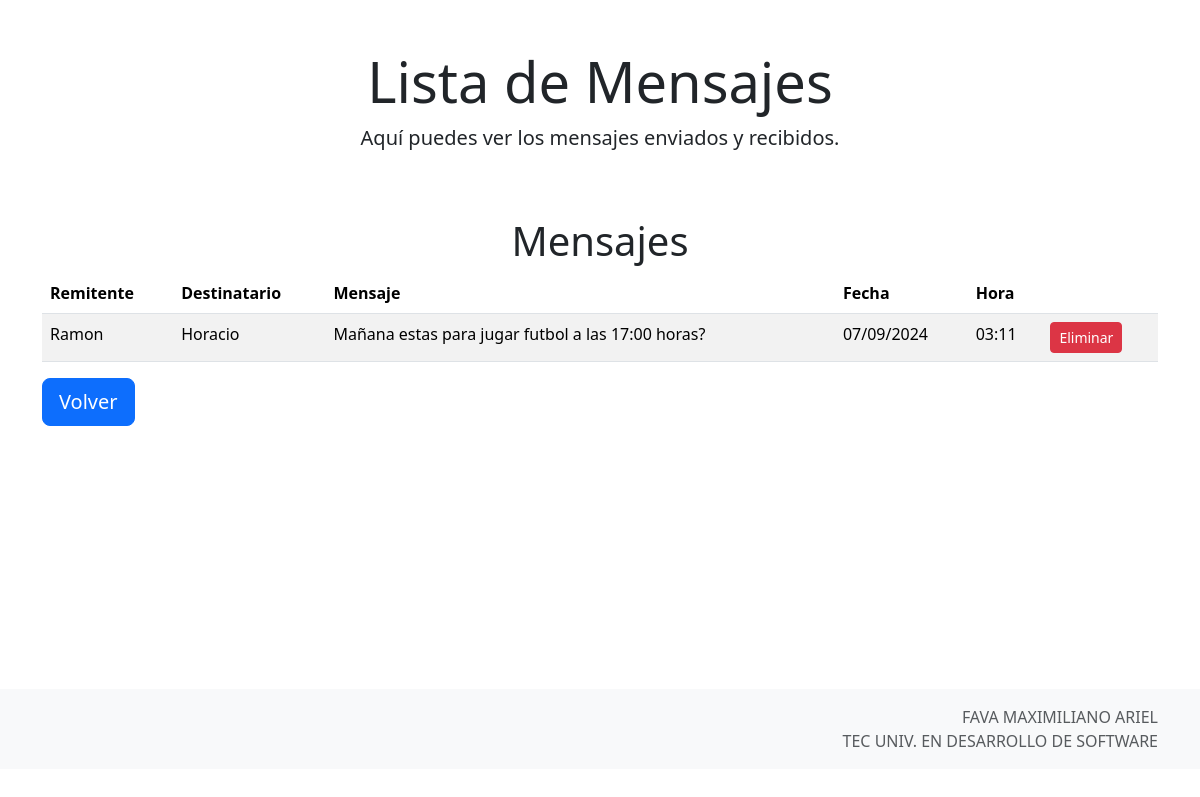
/mensajes/10/, run on the app's committed database.
### mensajes/models.py (models this page shows, shortened)
class Mensaje(models.Model):
    remitente = models.CharField(max_length=255)
    destinatario = models.CharField(max_length=255)
    texto = models.TextField()
    fecha_hora = models.DateTimeField(auto_now=True)

### mensajes/views.py (the view)
# urls.py: path('mensajes/<int:pk>/',MensajeDetailView.as_view(),name='mensaje_detail'),
class MensajeDetailView(View):
    def get(self,request,pk):
        mensaje = get_object_or_404(Mensaje, pk=pk)
        return render(request,'mensajes/mensaje_detail.html',{'mensaje':mensaje})

### mensajes/templates/mensajes/mensaje_detail.html (shortened to what this page needs)
{% extends 'mensajes/base.html' %}
{% block header_title %}Lista de Mensajes{% endblock %}
{% block header_description %}Aquí puedes ver los mensajes enviados y recibidos.{% endblock %}
{% block content %}
<div class="container mt-5">
    <h1 class="text-center">Mensajes</h1>
    <table class="table table-striped">
        <thead>
            <tr>
                <th>Remitente</th>
                <th>Destinatario</th>
                <th>Mensaje</th>
                <th>Fecha</th>
                <th>Hora</th>
                <th></th>
            </tr>
        </thead>
        <tbody>
            <tr>
                <td>{{ mensaje.remitente }}</td>
                <td>{{ mensaje.destinatario}}</td>
                <td>{{ mensaje.texto }}</td>
                <td>{{ mensaje.fecha_hora|date:"d/m/Y" }}</td>
                <td>{{ mensaje.fecha_hora|date:"H:i"}}</td>
                <td>
                    <form method="POST" action="{% url 'mensajes:mensaje_delete' mensaje.id %}" style="display:inline;">
                        <button type="submit" class="btn btn-danger btn-sm">Eliminar</button>
                    </form>
                </td>
            </tr>
        </tbody>
    </table>
    <a href="{% url 'mensajes:index' %}" class="btn btn-primary btn-lg">Volver</a>
</div>
{% endblock %}

### mensajes/templates/mensajes/base.html (style rules this page uses)
html, body { height: 100%; }

### data on the page
Mensaje: remitente "Ramon", destinatario "Horacio", texto "Mañana estas para jugar futbol a las 17:00 horas?", fecha_hora "07/09/2024", fecha_hora "03:11"
